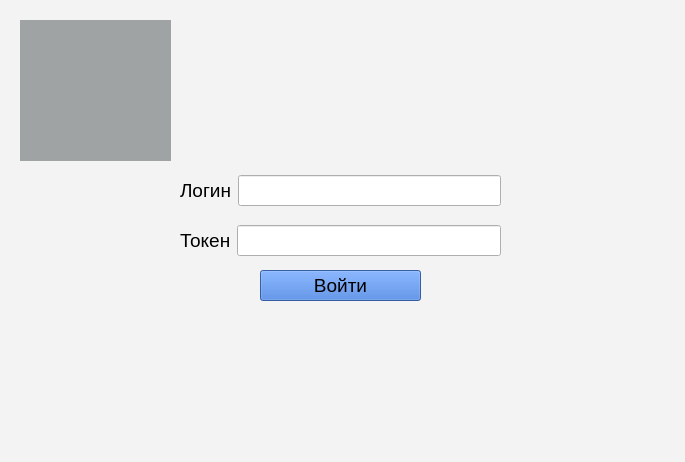
<?xml version="1.0" encoding="UTF-8"?>
<ui version="4.0">
 <class>AuthWindow</class>
 <widget class="QMainWindow" name="AuthWindow">
  <property name="geometry">
   <rect>
    <x>0</x>
    <y>0</y>
    <width>685</width>
    <height>462</height>
   </rect>
  </property>
  <property name="palette">
   <palette>
    <active>
     <colorrole role="WindowText">
      <brush brushstyle="SolidPattern">
       <color alpha="255">
        <red>0</red>
        <green>0</green>
        <blue>0</blue>
       </color>
      </brush>
     </colorrole>
     <colorrole role="Button">
      <brush brushstyle="SolidPattern">
       <color alpha="255">
        <red>243</red>
        <green>243</green>
        <blue>243</blue>
       </color>
      </brush>
     </colorrole>
     <colorrole role="Light">
      <brush brushstyle="SolidPattern">
       <color alpha="255">
        <red>255</red>
        <green>255</green>
        <blue>255</blue>
       </color>
      </brush>
     </colorrole>
     <colorrole role="Midlight">
      <brush brushstyle="SolidPattern">
       <color alpha="255">
        <red>249</red>
        <green>249</green>
        <blue>249</blue>
       </color>
      </brush>
     </colorrole>
     <colorrole role="Dark">
      <brush brushstyle="SolidPattern">
       <color alpha="255">
        <red>121</red>
        <green>121</green>
        <blue>121</blue>
       </color>
      </brush>
     </colorrole>
     <colorrole role="Mid">
      <brush brushstyle="SolidPattern">
       <color alpha="255">
        <red>162</red>
        <green>162</green>
        <blue>162</blue>
       </color>
      </brush>
     </colorrole>
     <colorrole role="Text">
      <brush brushstyle="SolidPattern">
       <color alpha="255">
        <red>0</red>
        <green>0</green>
        <blue>0</blue>
       </color>
      </brush>
     </colorrole>
     <colorrole role="BrightText">
      <brush brushstyle="SolidPattern">
       <color alpha="255">
        <red>255</red>
        <green>255</green>
        <blue>255</blue>
       </color>
      </brush>
     </colorrole>
     <colorrole role="ButtonText">
      <brush brushstyle="SolidPattern">
       <color alpha="255">
        <red>0</red>
        <green>0</green>
        <blue>0</blue>
       </color>
      </brush>
     </colorrole>
     <colorrole role="Base">
      <brush brushstyle="SolidPattern">
       <color alpha="255">
        <red>255</red>
        <green>255</green>
        <blue>255</blue>
       </color>
      </brush>
     </colorrole>
     <colorrole role="Window">
      <brush brushstyle="SolidPattern">
       <color alpha="255">
        <red>243</red>
        <green>243</green>
        <blue>243</blue>
       </color>
      </brush>
     </colorrole>
     <colorrole role="Shadow">
      <brush brushstyle="SolidPattern">
       <color alpha="255">
        <red>0</red>
        <green>0</green>
        <blue>0</blue>
       </color>
      </brush>
     </colorrole>
     <colorrole role="AlternateBase">
      <brush brushstyle="SolidPattern">
       <color alpha="255">
        <red>249</red>
        <green>249</green>
        <blue>249</blue>
       </color>
      </brush>
     </colorrole>
     <colorrole role="ToolTipBase">
      <brush brushstyle="SolidPattern">
       <color alpha="255">
        <red>255</red>
        <green>255</green>
        <blue>220</blue>
       </color>
      </brush>
     </colorrole>
     <colorrole role="ToolTipText">
      <brush brushstyle="SolidPattern">
       <color alpha="255">
        <red>0</red>
        <green>0</green>
        <blue>0</blue>
       </color>
      </brush>
     </colorrole>
     <colorrole role="PlaceholderText">
      <brush brushstyle="SolidPattern">
       <color alpha="127">
        <red>0</red>
        <green>0</green>
        <blue>0</blue>
       </color>
      </brush>
     </colorrole>
    </active>
    <inactive>
     <colorrole role="WindowText">
      <brush brushstyle="SolidPattern">
       <color alpha="255">
        <red>0</red>
        <green>0</green>
        <blue>0</blue>
       </color>
      </brush>
     </colorrole>
     <colorrole role="Button">
      <brush brushstyle="SolidPattern">
       <color alpha="255">
        <red>243</red>
        <green>243</green>
        <blue>243</blue>
       </color>
      </brush>
     </colorrole>
     <colorrole role="Light">
      <brush brushstyle="SolidPattern">
       <color alpha="255">
        <red>255</red>
        <green>255</green>
        <blue>255</blue>
       </color>
      </brush>
     </colorrole>
     <colorrole role="Midlight">
      <brush brushstyle="SolidPattern">
       <color alpha="255">
        <red>249</red>
        <green>249</green>
        <blue>249</blue>
       </color>
      </brush>
     </colorrole>
     <colorrole role="Dark">
      <brush brushstyle="SolidPattern">
       <color alpha="255">
        <red>121</red>
        <green>121</green>
        <blue>121</blue>
       </color>
      </brush>
     </colorrole>
     <colorrole role="Mid">
      <brush brushstyle="SolidPattern">
       <color alpha="255">
        <red>162</red>
        <green>162</green>
        <blue>162</blue>
       </color>
      </brush>
     </colorrole>
     <colorrole role="Text">
      <brush brushstyle="SolidPattern">
       <color alpha="255">
        <red>0</red>
        <green>0</green>
        <blue>0</blue>
       </color>
      </brush>
     </colorrole>
     <colorrole role="BrightText">
      <brush brushstyle="SolidPattern">
       <color alpha="255">
        <red>255</red>
        <green>255</green>
        <blue>255</blue>
       </color>
      </brush>
     </colorrole>
     <colorrole role="ButtonText">
      <brush brushstyle="SolidPattern">
       <color alpha="255">
        <red>0</red>
        <green>0</green>
        <blue>0</blue>
       </color>
      </brush>
     </colorrole>
     <colorrole role="Base">
      <brush brushstyle="SolidPattern">
       <color alpha="255">
        <red>255</red>
        <green>255</green>
        <blue>255</blue>
       </color>
      </brush>
     </colorrole>
     <colorrole role="Window">
      <brush brushstyle="SolidPattern">
       <color alpha="255">
        <red>243</red>
        <green>243</green>
        <blue>243</blue>
       </color>
      </brush>
     </colorrole>
     <colorrole role="Shadow">
      <brush brushstyle="SolidPattern">
       <color alpha="255">
        <red>0</red>
        <green>0</green>
        <blue>0</blue>
       </color>
      </brush>
     </colorrole>
     <colorrole role="AlternateBase">
      <brush brushstyle="SolidPattern">
       <color alpha="255">
        <red>249</red>
        <green>249</green>
        <blue>249</blue>
       </color>
      </brush>
     </colorrole>
     <colorrole role="ToolTipBase">
      <brush brushstyle="SolidPattern">
       <color alpha="255">
        <red>255</red>
        <green>255</green>
        <blue>220</blue>
       </color>
      </brush>
     </colorrole>
     <colorrole role="ToolTipText">
      <brush brushstyle="SolidPattern">
       <color alpha="255">
        <red>0</red>
        <green>0</green>
        <blue>0</blue>
       </color>
      </brush>
     </colorrole>
     <colorrole role="PlaceholderText">
      <brush brushstyle="SolidPattern">
       <color alpha="127">
        <red>0</red>
        <green>0</green>
        <blue>0</blue>
       </color>
      </brush>
     </colorrole>
    </inactive>
    <disabled>
     <colorrole role="WindowText">
      <brush brushstyle="SolidPattern">
       <color alpha="255">
        <red>121</red>
        <green>121</green>
        <blue>121</blue>
       </color>
      </brush>
     </colorrole>
     <colorrole role="Button">
      <brush brushstyle="SolidPattern">
       <color alpha="255">
        <red>243</red>
        <green>243</green>
        <blue>243</blue>
       </color>
      </brush>
     </colorrole>
     <colorrole role="Light">
      <brush brushstyle="SolidPattern">
       <color alpha="255">
        <red>255</red>
        <green>255</green>
        <blue>255</blue>
       </color>
      </brush>
     </colorrole>
     <colorrole role="Midlight">
      <brush brushstyle="SolidPattern">
       <color alpha="255">
        <red>249</red>
        <green>249</green>
        <blue>249</blue>
       </color>
      </brush>
     </colorrole>
     <colorrole role="Dark">
      <brush brushstyle="SolidPattern">
       <color alpha="255">
        <red>121</red>
        <green>121</green>
        <blue>121</blue>
       </color>
      </brush>
     </colorrole>
     <colorrole role="Mid">
      <brush brushstyle="SolidPattern">
       <color alpha="255">
        <red>162</red>
        <green>162</green>
        <blue>162</blue>
       </color>
      </brush>
     </colorrole>
     <colorrole role="Text">
      <brush brushstyle="SolidPattern">
       <color alpha="255">
        <red>121</red>
        <green>121</green>
        <blue>121</blue>
       </color>
      </brush>
     </colorrole>
     <colorrole role="BrightText">
      <brush brushstyle="SolidPattern">
       <color alpha="255">
        <red>255</red>
        <green>255</green>
        <blue>255</blue>
       </color>
      </brush>
     </colorrole>
     <colorrole role="ButtonText">
      <brush brushstyle="SolidPattern">
       <color alpha="255">
        <red>121</red>
        <green>121</green>
        <blue>121</blue>
       </color>
      </brush>
     </colorrole>
     <colorrole role="Base">
      <brush brushstyle="SolidPattern">
       <color alpha="255">
        <red>243</red>
        <green>243</green>
        <blue>243</blue>
       </color>
      </brush>
     </colorrole>
     <colorrole role="Window">
      <brush brushstyle="SolidPattern">
       <color alpha="255">
        <red>243</red>
        <green>243</green>
        <blue>243</blue>
       </color>
      </brush>
     </colorrole>
     <colorrole role="Shadow">
      <brush brushstyle="SolidPattern">
       <color alpha="255">
        <red>0</red>
        <green>0</green>
        <blue>0</blue>
       </color>
      </brush>
     </colorrole>
     <colorrole role="AlternateBase">
      <brush brushstyle="SolidPattern">
       <color alpha="255">
        <red>243</red>
        <green>243</green>
        <blue>243</blue>
       </color>
      </brush>
     </colorrole>
     <colorrole role="ToolTipBase">
      <brush brushstyle="SolidPattern">
       <color alpha="255">
        <red>255</red>
        <green>255</green>
        <blue>220</blue>
       </color>
      </brush>
     </colorrole>
     <colorrole role="ToolTipText">
      <brush brushstyle="SolidPattern">
       <color alpha="255">
        <red>0</red>
        <green>0</green>
        <blue>0</blue>
       </color>
      </brush>
     </colorrole>
     <colorrole role="PlaceholderText">
      <brush brushstyle="SolidPattern">
       <color alpha="127">
        <red>121</red>
        <green>121</green>
        <blue>121</blue>
       </color>
      </brush>
     </colorrole>
    </disabled>
   </palette>
  </property>
  <property name="font">
   <font>
    <family>Tahoma</family>
    <pointsize>14</pointsize>
   </font>
  </property>
  <property name="windowTitle">
   <string>Окно авторизации</string>
  </property>
  <widget class="QWidget" name="centralwidget">
   <widget class="QLabel" name="title_label">
    <property name="geometry">
     <rect>
      <x>187</x>
      <y>136</y>
      <width>301</width>
      <height>21</height>
     </rect>
    </property>
    <property name="text">
     <string/>
    </property>
   </widget>
   <widget class="QPushButton" name="log_but">
    <property name="geometry">
     <rect>
      <x>260</x>
      <y>270</y>
      <width>161</width>
      <height>31</height>
     </rect>
    </property>
    <property name="styleSheet">
     <string notr="true">background-color: rgba(54, 114, 212, 226);</string>
    </property>
    <property name="text">
     <string>Войти</string>
    </property>
   </widget>
   <widget class="QWidget" name="horizontalLayoutWidget_2">
    <property name="geometry">
     <rect>
      <x>180</x>
      <y>220</y>
      <width>321</width>
      <height>41</height>
     </rect>
    </property>
    <layout class="QHBoxLayout" name="horizontalLayout_2">
     <item>
      <widget class="QLabel" name="label_2">
       <property name="text">
        <string>Токен</string>
       </property>
      </widget>
     </item>
     <item>
      <widget class="QLineEdit" name="pass_edit">
       <property name="minimumSize">
        <size>
         <width>0</width>
         <height>30</height>
        </size>
       </property>
       <property name="styleSheet">
        <string notr="true"/>
       </property>
      </widget>
     </item>
    </layout>
   </widget>
   <widget class="QWidget" name="horizontalLayoutWidget">
    <property name="geometry">
     <rect>
      <x>180</x>
      <y>170</y>
      <width>321</width>
      <height>41</height>
     </rect>
    </property>
    <layout class="QHBoxLayout" name="horizontalLayout">
     <item>
      <widget class="QLabel" name="label">
       <property name="text">
        <string>Логин</string>
       </property>
      </widget>
     </item>
     <item>
      <widget class="QLineEdit" name="log_edit">
       <property name="minimumSize">
        <size>
         <width>0</width>
         <height>30</height>
        </size>
       </property>
       <property name="styleSheet">
        <string notr="true"/>
       </property>
       <property name="echoMode">
        <enum>QLineEdit::Normal</enum>
       </property>
       <property name="clearButtonEnabled">
        <bool>false</bool>
       </property>
      </widget>
     </item>
    </layout>
   </widget>
   <widget class="QLabel" name="icon_label">
    <property name="geometry">
     <rect>
      <x>20</x>
      <y>20</y>
      <width>151</width>
      <height>141</height>
     </rect>
    </property>
    <property name="styleSheet">
     <string notr="true">background-color: rgb(160, 163, 163);</string>
    </property>
    <property name="text">
     <string/>
    </property>
    <property name="scaledContents">
     <bool>true</bool>
    </property>
   </widget>
  </widget>
 </widget>
 <tabstops>
  <tabstop>log_edit</tabstop>
  <tabstop>pass_edit</tabstop>
  <tabstop>log_but</tabstop>
 </tabstops>
 <resources/>
 <connections/>
</ui>
